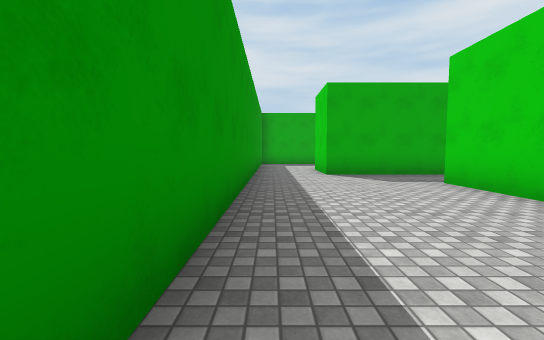
view 1 (above)

19 first-person views from a walk through a scene from a Unity 3-D project. The camera is 1.3 m above the floor, tilts 4° down and sees 90° across. The floor is counted in squares, 2 m on a side. Each view is taken from the middle of a square. On the plan, view 1 faces up. The plan holds only what a view shows up to about 9 squares ahead; the rest is blank. The place goes on beyond the plan. The player is left out. Surface patterns are stand-ins for the level's own textures.

view 2
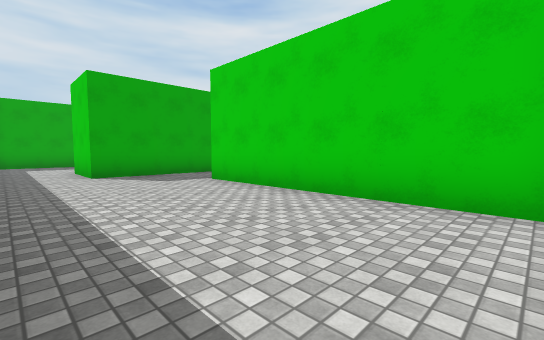

view 3
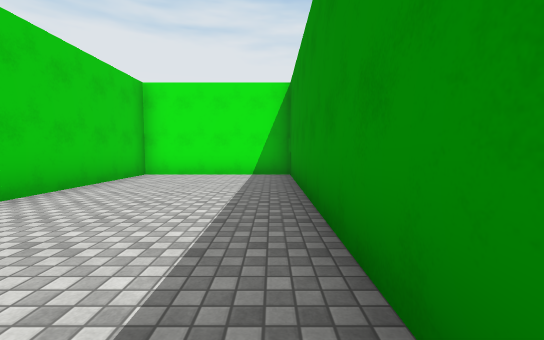

view 4
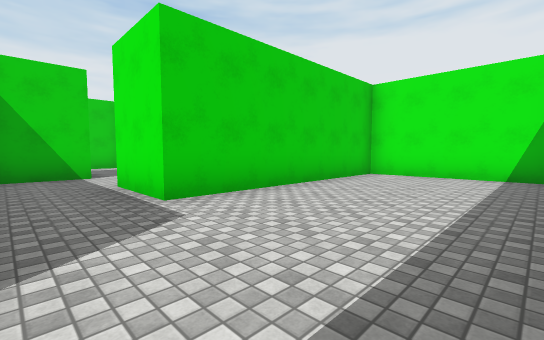

view 5
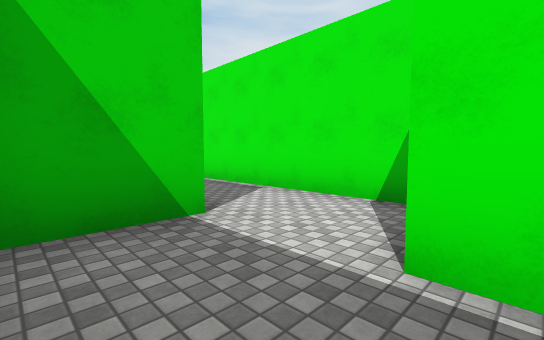

view 6
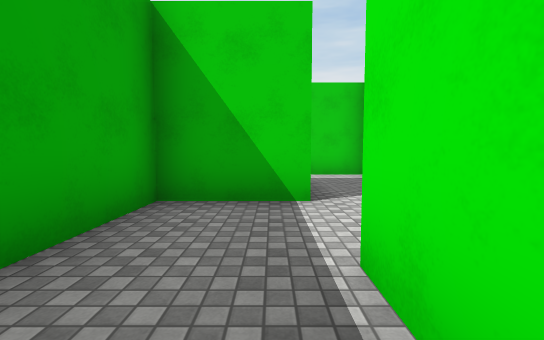

view 7
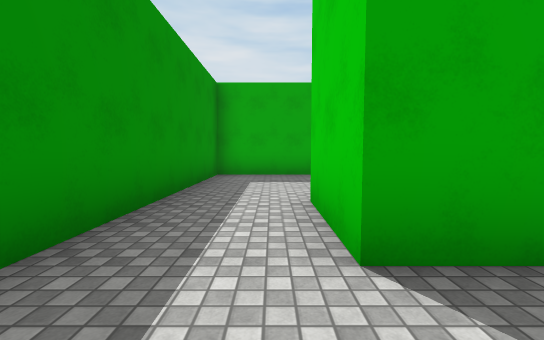

view 8
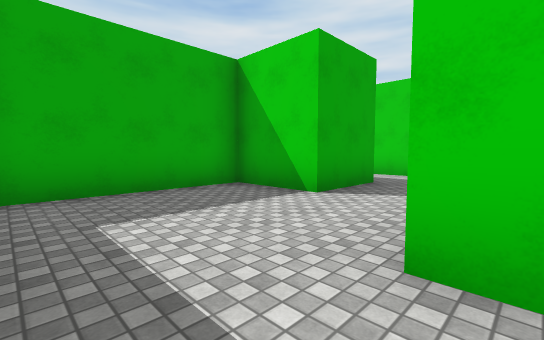

view 9
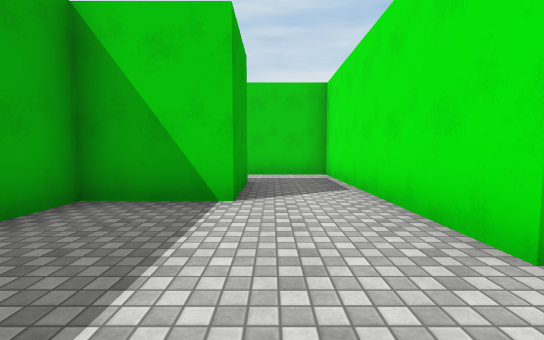

view 10
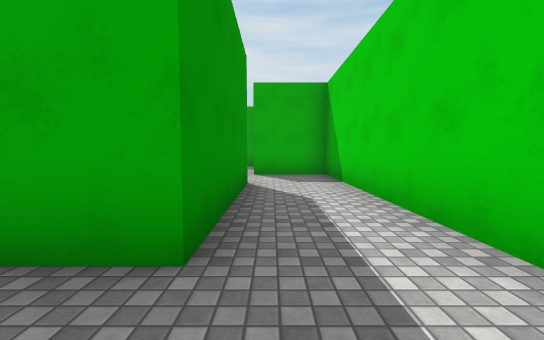

view 11
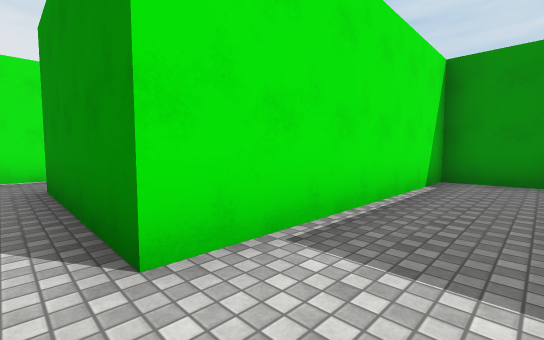

view 12
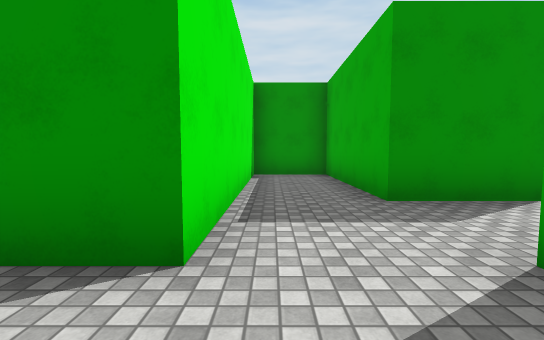

view 13
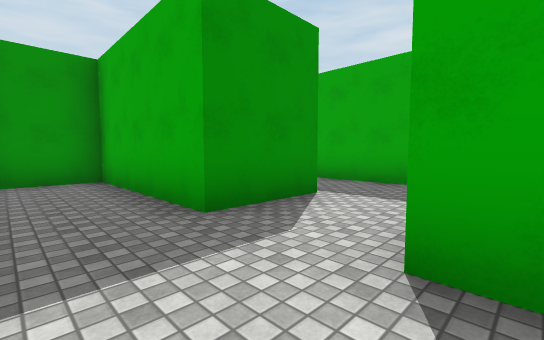

view 14
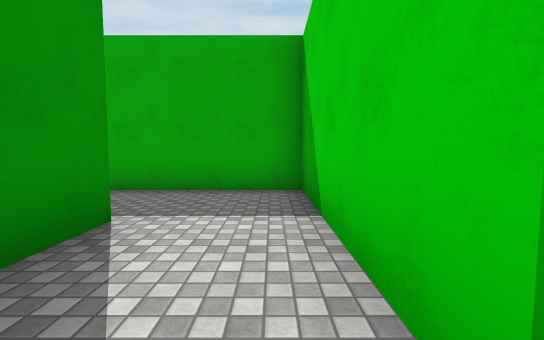

view 15
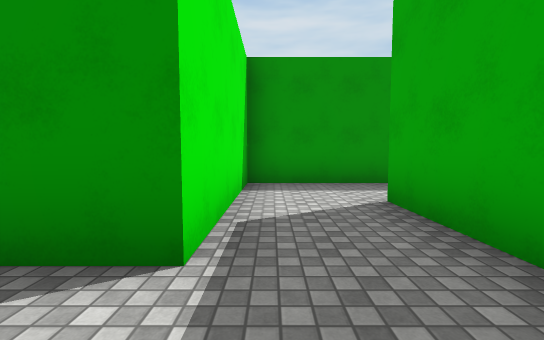

view 16
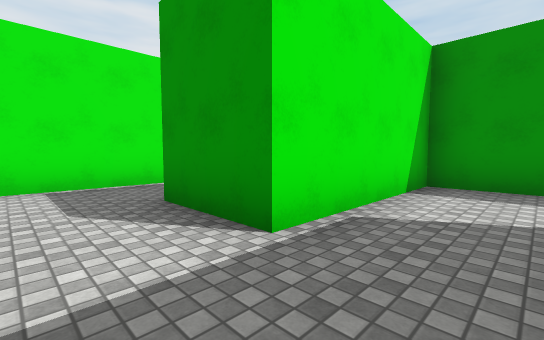

view 17
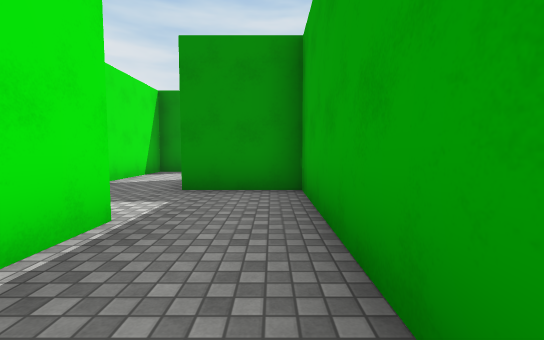

view 18
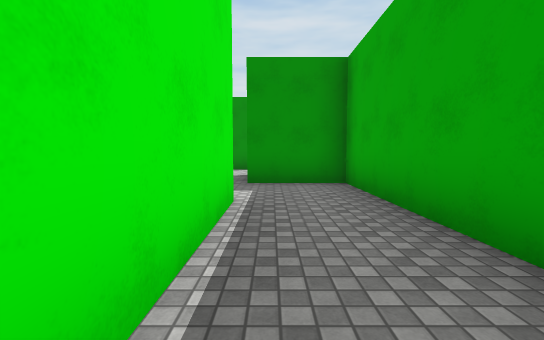

view 19
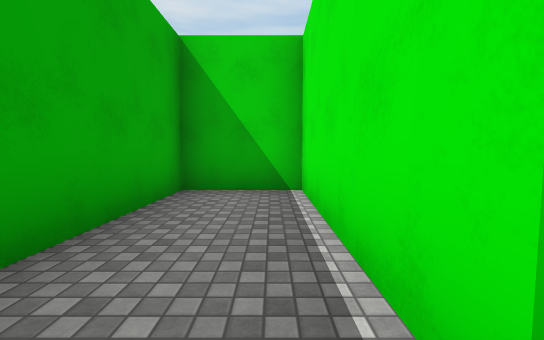

### Floor plan
Ten units are one square. View 1 is at (0, 0); x grows to the right and y downward. Boxes are objects, and circles mark ways between rooms. Rooms are numbered by the first view taken in them; rooms with no view inside come last. Other rooms are left out.
<svg viewBox="-10 -220 170 230">
<path fill="none" stroke="#000" d="M55 -75 15 -75 15 -95M-5 -95 -5 5 35 5 35 -55 55 -55M15 -95 55 -95M55 -115 35 -115 35 -135 -5 -135 -5 -95M35 -195 35 -175 -5 -175 -5 -155 55 -155 55 -115M55 -95 75 -95 75 -175 55 -175 55 -195M15 -195 35 -195M55 -195 55 -215 15 -215M115 -35 115 -55 155 -55 155 -75 95 -75 95 -55M94 -35 109 -35M75 -54 75 -75 55 -75M55 -42 55 -35 94 -35"/>
<circle cx="5" cy="-85" r="3" fill="#2a7"/>
<circle cx="45" cy="-65" r="3" fill="#2a7"/>
<circle cx="45" cy="-105" r="3" fill="#2a7"/>
<circle cx="45" cy="-185" r="3" fill="#2a7"/>
<circle cx="85" cy="-45" r="3" fill="#2a7"/>
<text x="20" y="-40">1</text>
<text x="20" y="-110">2</text>
<text x="50" y="-160">3</text>
<text x="30" y="-210">4</text>
<text x="120" y="-60">5</text>
<text x="70" y="-50">6</text>
</svg>
Room 1 opens to room 2. Room 1 opens to room 6. Room 2 opens to room 3. Room 3 opens to room 4. Room 5 opens to room 6.

Where each view was taken, in squares from view 1:
view 1: 0 up, 0 right, facing up
view 2: 0 up, 0 right, facing up-right
view 3: 7 up, 0 right, facing down
view 4: 7 up, 0 right, facing down-right
view 5: 7 up, 5 right, facing down-right
view 6: 6 up, 4 right, facing right
view 7: 6 up, 1 right, facing up
view 8: 9 up, 0 right, facing up-right
view 9: 11 up, 0 right, facing right
view 10: 10 up, 6 right, facing up
view 11: 17 up, 6 right, facing down-left
view 12: 16 up, 7 right, facing left
view 13: 16 up, 6 right, facing up-left
view 14: 17 up, 5 right, facing up
view 15: 20 up, 5 right, facing left
view 16: 21 up, 5 right, facing down-left
view 17: 7 up, 14 right, facing left
view 18: 6 up, 15 right, facing left
view 19: 6 up, 11 right, facing right
